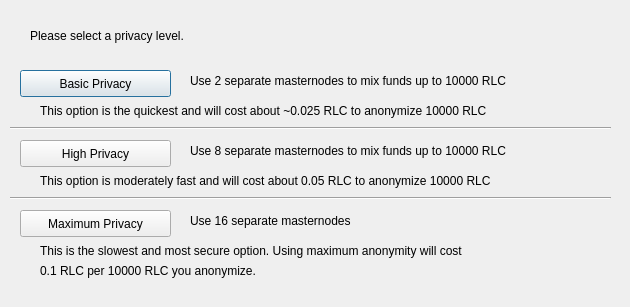
<?xml version="1.0" encoding="UTF-8"?>
<ui version="4.0">
 <class>ObfuscationConfig</class>
 <widget class="QDialog" name="ObfuscationConfig">
  <property name="geometry">
   <rect>
    <x>0</x>
    <y>0</y>
    <width>630</width>
    <height>307</height>
   </rect>
  </property>
  <property name="windowTitle">
   <string>Configure Obfuscation</string>
  </property>
  <widget class="QPushButton" name="buttonBasic">
   <property name="geometry">
    <rect>
     <x>20</x>
     <y>70</y>
     <width>151</width>
     <height>27</height>
    </rect>
   </property>
   <property name="text">
    <string>Basic Privacy</string>
   </property>
  </widget>
  <widget class="QPushButton" name="buttonHigh">
   <property name="geometry">
    <rect>
     <x>20</x>
     <y>140</y>
     <width>151</width>
     <height>27</height>
    </rect>
   </property>
   <property name="text">
    <string>High Privacy</string>
   </property>
  </widget>
  <widget class="QPushButton" name="buttonMax">
   <property name="geometry">
    <rect>
     <x>20</x>
     <y>210</y>
     <width>151</width>
     <height>27</height>
    </rect>
   </property>
   <property name="text">
    <string>Maximum Privacy</string>
   </property>
  </widget>
  <widget class="QLabel" name="label">
   <property name="geometry">
    <rect>
     <x>30</x>
     <y>20</y>
     <width>571</width>
     <height>31</height>
    </rect>
   </property>
   <property name="text">
    <string>Please select a privacy level.</string>
   </property>
  </widget>
  <widget class="QLabel" name="label_2">
   <property name="geometry">
    <rect>
     <x>190</x>
     <y>70</y>
     <width>421</width>
     <height>21</height>
    </rect>
   </property>
   <property name="text">
    <string>Use 2 separate masternodes to mix funds up to 10000 RLC</string>
   </property>
  </widget>
  <widget class="QLabel" name="label_3">
   <property name="geometry">
    <rect>
     <x>190</x>
     <y>140</y>
     <width>411</width>
     <height>21</height>
    </rect>
   </property>
   <property name="text">
    <string>Use 8 separate masternodes to mix funds up to 10000 RLC</string>
   </property>
  </widget>
  <widget class="QLabel" name="label_4">
   <property name="geometry">
    <rect>
     <x>190</x>
     <y>210</y>
     <width>421</width>
     <height>21</height>
    </rect>
   </property>
   <property name="text">
    <string>Use 16 separate masternodes</string>
   </property>
  </widget>
  <widget class="QLabel" name="label_6">
   <property name="geometry">
    <rect>
     <x>40</x>
     <y>100</y>
     <width>561</width>
     <height>21</height>
    </rect>
   </property>
   <property name="text">
    <string>This option is the quickest and will cost about ~0.025 RLC to anonymize 10000 RLC</string>
   </property>
  </widget>
  <widget class="QLabel" name="label_7">
   <property name="geometry">
    <rect>
     <x>40</x>
     <y>170</y>
     <width>561</width>
     <height>21</height>
    </rect>
   </property>
   <property name="text">
    <string>This option is moderately fast and will cost about 0.05 RLC to anonymize 10000 RLC</string>
   </property>
  </widget>
  <widget class="QLabel" name="label_8">
   <property name="geometry">
    <rect>
     <x>40</x>
     <y>240</y>
     <width>561</width>
     <height>21</height>
    </rect>
   </property>
   <property name="text">
    <string>This is the slowest and most secure option. Using maximum anonymity will cost</string>
   </property>
  </widget>
  <widget class="QLabel" name="label_9">
   <property name="geometry">
    <rect>
     <x>40</x>
     <y>260</y>
     <width>561</width>
     <height>21</height>
    </rect>
   </property>
   <property name="text">
    <string>0.1 RLC per 10000 RLC you anonymize.</string>
   </property>
  </widget>
  <widget class="Line" name="line">
   <property name="geometry">
    <rect>
     <x>10</x>
     <y>120</y>
     <width>601</width>
     <height>16</height>
    </rect>
   </property>
   <property name="orientation">
    <enum>Qt::Horizontal</enum>
   </property>
  </widget>
  <widget class="Line" name="line_2">
   <property name="geometry">
    <rect>
     <x>10</x>
     <y>190</y>
     <width>601</width>
     <height>16</height>
    </rect>
   </property>
   <property name="orientation">
    <enum>Qt::Horizontal</enum>
   </property>
  </widget>
 </widget>
 <resources/>
 <connections/>
</ui>
